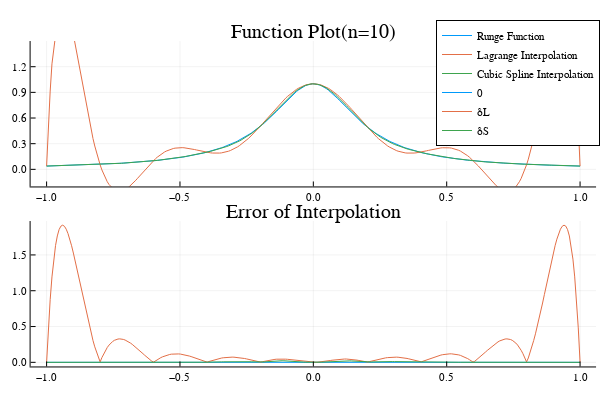

Notebook code cell kept with this figure:
### Markdown cell above
#### 绘图比较

### Code cell
experiment(n=10)

### Figure 1 — Plotly figure (JSON) as saved in the notebook; plotly's stock layout.template omitted (floating-point values rounded to 4 significant figures; data arrays with more than 128 entries replaced by an {"elided": "..."} marker saying what was removed)
{"data": [{"colorbar": {"title": {"text": ""}}, "legendgroup": "Runge Function", "line": {"color": "rgba(0, 154, 250, 1.000)", "dash": "solid", "shape": "linear", "width": 1}, "mode": "lines", "name": "Runge Function", "showlegend": true, "type": "scatter", "x": {"elided": "300 float values"}, "xaxis": "x", "y": {"elided": "300 float values"}, "yaxis": "y", "zmax": null, "zmin": null}, {"colorbar": {"title": {"text": ""}}, "legendgroup": "Lagrange Interpolation", "line": {"color": "rgba(227, 111, 71, 1.000)", "dash": "solid", "shape": "linear", "width": 1}, "mode": "lines", "name": "Lagrange Interpolation", "showlegend": true, "type": "scatter", "x": {"elided": "300 float values"}, "xaxis": "x", "y": {"elided": "300 float values"}, "yaxis": "y", "zmax": null, "zmin": null}, {"colorbar": {"title": {"text": ""}}, "legendgroup": "Cubic Spline Interpolation", "line": {"color": "rgba(62, 164, 78, 1.000)", "dash": "solid", "shape": "linear", "width": 1}, "mode": "lines", "name": "Cubic Spline Interpolation", "showlegend": true, "type": "scatter", "x": {"elided": "300 float values"}, "xaxis": "x", "y": {"elided": "300 float values"}, "yaxis": "y", "zmax": null, "zmin": null}, {"colorbar": {"title": {"text": ""}}, "legendgroup": "0", "line": {"color": "rgba(0, 154, 250, 1.000)", "dash": "solid", "shape": "linear", "width": 1}, "mode": "lines", "name": "0", "showlegend": true, "type": "scatter", "x": {"elided": "300 float values"}, "xaxis": "x2", "y": {"elided": "300 int values"}, "yaxis": "y2", "zmax": null, "zmin": null}, {"colorbar": {"title": {"text": ""}}, "legendgroup": "δL", "line": {"color": "rgba(227, 111, 71, 1.000)", "dash": "solid", "shape": "linear", "width": 1}, "mode": "lines", "name": "δL", "showlegend": true, "type": "scatter", "x": {"elided": "300 float values"}, "xaxis": "x2", "y": {"elided": "300 float values"}, "yaxis": "y2", "zmax": null, "zmin": null}, {"colorbar": {"title": {"text": ""}}, "legendgroup": "δS", "line": {"color": "rgba(62, 164, 78, 1.000)", "dash": "solid", "shape": "linear", "width": 1}, "mode": "lines", "name": "δS", "showlegend": true, "type": "scatter", "x": {"elided": "300 float values"}, "xaxis": "x2", "y": {"elided": "300 float values"}, "yaxis": "y2", "zmax": null, "zmin": null}], "layout": {"annotations": [{"font": {"color": "rgba(0, 0, 0, 1)", "family": "sans-serif", "size": 20}, "rotation": 0, "showarrow": false, "text": "Function Plot(n=10)", "x": 0.5222, "xanchor": "center", "xref": "paper", "y": 1, "yanchor": "top", "yref": "paper"}, {"font": {"color": "rgba(0, 0, 0, 1)", "family": "sans-serif", "size": 20}, "rotation": 0, "showarrow": false, "text": "Error of Interpolation", "x": 0.5222, "xanchor": "center", "xref": "paper", "y": 0.5, "yanchor": "top", "yref": "paper"}], "height": 400, "legend": {"bgcolor": "rgba(255, 255, 255, 1.000)", "bordercolor": "rgba(0, 0, 0, 1)", "borderwidth": 1, "font": {"color": "rgba(0, 0, 0, 1)", "family": "sans-serif", "size": 11}, "title": {"font": {"color": "rgba(0, 0, 0, 1)", "family": "sans-serif", "size": 15}, "text": ""}, "tracegroupgap": 0, "traceorder": "normal", "x": 1, "xanchor": "auto", "y": 1, "yanchor": "auto"}, "margin": {"b": 20, "l": 0, "r": 0, "t": 20}, "paper_bgcolor": "rgba(255, 255, 255, 1.000)", "plot_bgcolor": "rgba(255, 255, 255, 1.000)", "showlegend": true, "width": 600, "xaxis": {"anchor": "y", "domain": [0.05101, 0.9934], "gridcolor": "rgba(0, 0, 0, 0.1)", "gridwidth": 0.5, "linecolor": "rgba(0, 0, 0, 1)", "mirror": false, "range": [-1.06, 1.06], "showgrid": true, "showline": true, "showticklabels": true, "tickangle": 0, "tickcolor": "rgb(0, 0, 0)", "tickfont": {"color": "rgba(0, 0, 0, 1)", "family": "sans-serif", "size": 11}, "tickmode": "array", "ticks": "inside", "ticktext": ["−1.0", "−0.5", "0.0", "0.5", "1.0"], "tickvals": [-1, -0.5, 0, 0.5, 1], "title": {"font": {"color": "rgba(0, 0, 0, 1)", "family": "sans-serif", "size": 15}, "text": ""}, "type": "linear", "visible": true, "zeroline": false, "zerolinecolor": "rgba(0, 0, 0, 1)"}, "xaxis2": {"anchor": "y2", "domain": [0.05101, 0.9934], "gridcolor": "rgba(0, 0, 0, 0.1)", "gridwidth": 0.5, "linecolor": "rgba(0, 0, 0, 1)", "mirror": false, "range": [-1.06, 1.06], "showgrid": true, "showline": true, "showticklabels": true, "tickangle": 0, "tickcolor": "rgb(0, 0, 0)", "tickfont": {"color": "rgba(0, 0, 0, 1)", "family": "sans-serif", "size": 11}, "tickmode": "array", "ticks": "inside", "ticktext": ["−1.0", "−0.5", "0.0", "0.5", "1.0"], "tickvals": [-1, -0.5, 0, 0.5, 1], "title": {"font": {"color": "rgba(0, 0, 0, 1)", "family": "sans-serif", "size": 15}, "text": ""}, "type": "linear", "visible": true, "zeroline": false, "zerolinecolor": "rgba(0, 0, 0, 1)"}, "yaxis": {"anchor": "x", "domain": [0.5376, 0.9415], "gridcolor": "rgba(0, 0, 0, 0.1)", "gridwidth": 0.5, "linecolor": "rgba(0, 0, 0, 1)", "mirror": false, "range": [-0.2, 1.5], "showgrid": true, "showline": true, "showticklabels": true, "tickangle": 0, "tickcolor": "rgb(0, 0, 0)", "tickfont": {"color": "rgba(0, 0, 0, 1)", "family": "sans-serif", "size": 11}, "tickmode": "array", "ticks": "inside", "ticktext": ["0.0", "0.3", "0.6", "0.9", "1.2"], "tickvals": [0, 0.3, 0.6, 0.9, 1.2], "title": {"font": {"color": "rgba(0, 0, 0, 1)", "family": "sans-serif", "size": 15}, "text": ""}, "type": "linear", "visible": true, "zeroline": false, "zerolinecolor": "rgba(0, 0, 0, 1)"}, "yaxis2": {"anchor": "x2", "domain": [0.03762, 0.4415], "gridcolor": "rgba(0, 0, 0, 0.1)", "gridwidth": 0.5, "linecolor": "rgba(0, 0, 0, 1)", "mirror": false, "range": [-0.05747, 1.973], "showgrid": true, "showline": true, "showticklabels": true, "tickangle": 0, "tickcolor": "rgb(0, 0, 0)", "tickfont": {"color": "rgba(0, 0, 0, 1)", "family": "sans-serif", "size": 11}, "tickmode": "array", "ticks": "inside", "ticktext": ["0.0", "0.5", "1.0", "1.5"], "tickvals": [0, 0.5, 1, 1.5], "title": {"font": {"color": "rgba(0, 0, 0, 1)", "family": "sans-serif", "size": 15}, "text": ""}, "type": "linear", "visible": true, "zeroline": false, "zerolinecolor": "rgba(0, 0, 0, 1)"}}}
